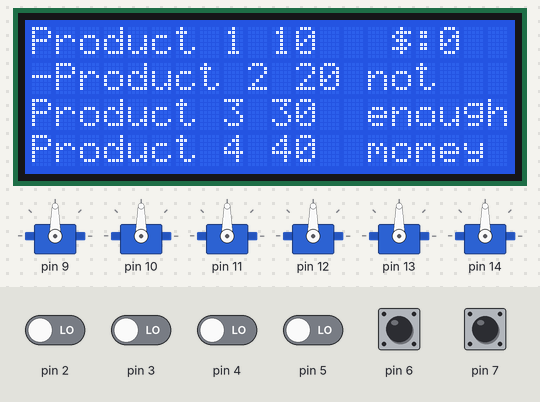
The sketch below on a simulated Arduino Uno, built with avr-gcc and run on an emulated ATmega328P. Shown: 20×4 character LCD, 6 × servo. The inputs (shaded band) are chosen by the test bench; at power-on: pin 6, pin 7 HIGH, pin 2–5 LOW.

Above: at 1.2 s.
1.3 s: pin 2 driven HIGH
At 1.7 s:
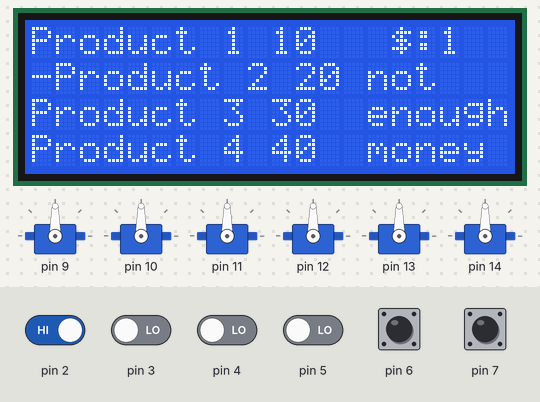
2.8 s: pin 3 driven HIGH
4.3 s: pin 4 driven HIGH
5.8 s: pin 5 driven HIGH
At 6.7 s:
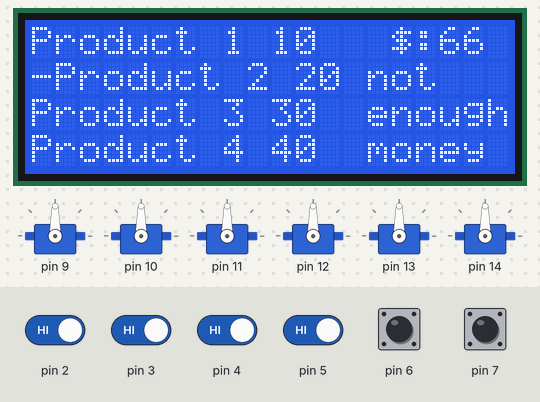
7.3 s: pin 7 pulled LOW for 0.15 s
At 8.6 s:
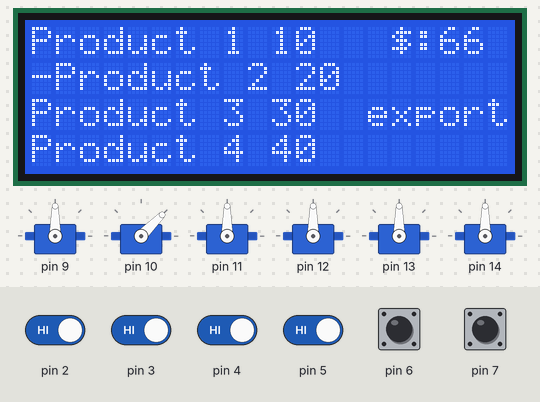
10.4 s: pin 6 pulled LOW for 0.15 s
At 11.0 s:
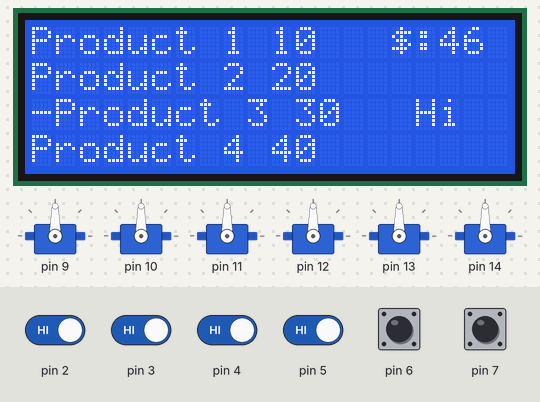
Timing chart, 0 to 13.1 s (numbered marks = the images above; inputs shaded):
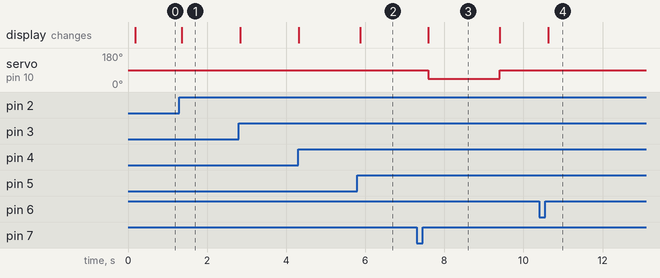

Measured:
- after the input at 1.3 s, the display: changes after 0.07 s (image 1)
- after the input at 5.8 s, the display: changes after 0.08 s (image 2)
- after the input at 7.3 s, servo on pin 10: 90° → 45° after 0.29 s, → 90° 1.8 s later; the display: changes after 0.29 s (image 3)
- after the input at 10.4 s, the display: changes after 0.23 s (image 4)
- what the display in image 3 shows lasts 1.8 s, from 7.6 s to 9.4 s

The sketch:

vending_machine3.ino
```cpp
#include <Wire.h>
#include <LiquidCrystal_I2C.h>
#include <Servo.h>

LiquidCrystal_I2C lcd(0x27, 20, 4);
Servo servos[6];

int productamount = 6;
int IR[3][4] = {0};
int but[3][2] = {0};
int money = 0;
int productselect = 0;
int showquantity = 0;

struct Product
{
  char name[16];
  int price;
};

Product products[] =
{
  {"Product 1 ", 10},
  {"Product 2 ", 20},
  {"Product 3 ", 30},
  {"Product 4 ", 40},
  {"Product 5 ", 50},
  {"Product 6 ", 60}
};

void setup()
{
  Serial.begin(9600);
  pinMode(2, INPUT);
  pinMode(3, INPUT);
  pinMode(4, INPUT);
  pinMode(5, INPUT);
  pinMode(6, INPUT_PULLUP);
  pinMode(7, INPUT_PULLUP);
  lcd.init();
  lcd.backlight();
  servos[0].attach(9);
  servos[1].attach(10);
  servos[2].attach(11);
  servos[3].attach(12);
  servos[4].attach(13);
  servos[5].attach(14);

  IR[0][0]=1;
  IR[0][1]=5;
  IR[0][2]=10;
  IR[0][3]=50;
}

void loop()
{
  insertmoney();
  productselecting();
  showproducts();
  productselected();
}

void insertmoney()
{
  for (int a = 0; a <= 3; a++)
  {
    IR[1][a] = digitalRead(a + 2);
    if (IR[1][a] == 1 and IR[2][a] == 0)
    {
      money+=IR[0][a];
    }
    if (IR[1][a] != IR[2][a])
    {
      delay(10);
    }
    IR[2][a] = IR[1][a];
  }

  lcd.setCursor(15,0);
  lcd.print("$:");
  lcd.print(money);
  lcd.print(" ");
}

void showproducts()
{
  String prshown;

  if(productselect<=3)
  {
    for (int b=0; b<=3; b++)
    {
      if(b!=productselect)
      {
        prshown = String("")+products[b].name+products[b].price+String(" ");
        lcd.setCursor(0, b);
        lcd.print(prshown);
      }
    }
    prshown = String("-")+products[productselect].name+products[productselect].price;
    lcd.setCursor(0,productselect);
    lcd.print(prshown);
  }
  else
  {
    showquantity=productselect-3;
    for (int b=0; b<=2; b++)
    {
      prshown = String("")+products[showquantity].name+products[showquantity].price+String(" ");
      lcd.setCursor(0, b);
      lcd.print(prshown);
      showquantity++;
    }
    prshown = String("-")+products[productselect].name+products[productselect].price;
    lcd.setCursor(0,3);
    lcd.print(prshown);
  }
}

void productselecting()
{
  but[1][0]=digitalRead(6);
  if(but[1][0]==1 and but[2][0]==0)
  {
    but[0][0]++;
  }
  if(but[1][0] != but[2][0])
  {
    delay(20);
  }
  but[2][0]=but[1][0];
  productselect=but[0][0] % productamount;
  delay(1);

  but[1][1]=digitalRead(7);
  if(but[1][1]==1 and but[2][1]==0)
  {
    but[0][1]++;
  }
  if(but[1][1] != but[2][1])
  {
    delay(20);
  }
  but[2][1]=but[1][1];
  delay(1);
}

void productselected()
{
  if(but[0][1]==1 and money>=products[productselect].price )
  {
    lcd.setCursor(14,1);
    lcd.print("   ");
    lcd.setCursor(14,2);
    lcd.print("export");
    lcd.setCursor(14,3);
    lcd.print("     ");
    money-=products[productselect].price;
    servos[productselect].write(45);
    delay(1800);
    servos[productselect].write(90);
    but[0][1]=0;
    lcd.setCursor(14,2);
    lcd.print("  Hi  ");
  }
  else if(but[0][1]==1 and money<products[productselect].price )
  {
    but[0][1]=0;
    lcd.setCursor(14,1);
    lcd.print("not");
    lcd.setCursor(14,2);
    lcd.print("enough");
    lcd.setCursor(14,3);
    lcd.print("money");
  }
}
```
